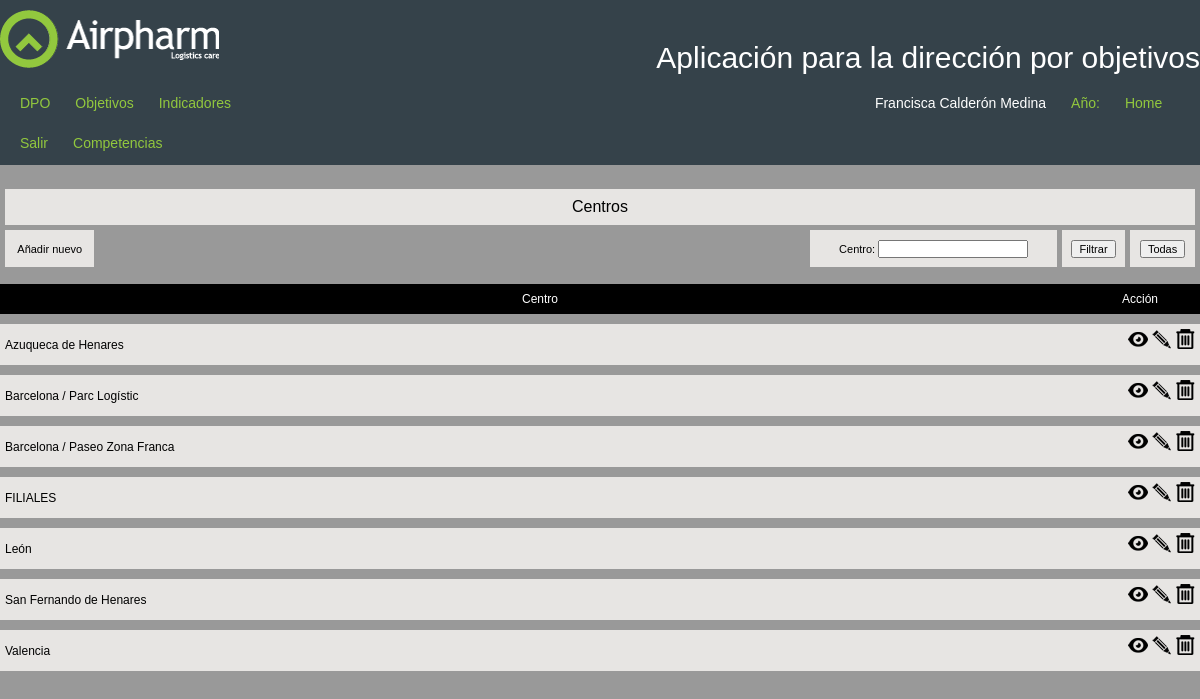
The app's page /httpdocs/administracion/centros/ (signed in) with its own data.
### tables this page shows
CREATE TABLE `centros` (
  `cen_id` int(10) UNSIGNED NOT NULL,
  `cen_nombre` varchar(255) NOT NULL
);

### httpdocs/administracion/centros/index.php (the view, shortened to what this page needs)
<?php session_start();
include("../../cabecera.php");
$query="SELECT * FROM centros";
$query.=" ORDER BY cen_nombre ASC";
?>
<link href="/css/style.css" rel="stylesheet" type="text/css">
<div id="content">
  <div class="cabecera_apartados">
    <div class="filtros">
      <form method="post" action="#">
        <table align="center" width="100%">
        <tr>
        <td colspan="5">Centros</td>
          <tr>
         <td><a href="create.php" class="texto_10">Añadir nuevo</a>
        </td>
          <td style="background-color:transparent; width:700px;">
          </td>
            <td class="texto_10"> Centro:
              <input name="cen_nombre" type="text" class="texto_10" value="<?php echo $cen_nombre;?>"/></td>
            <td><input type="submit" name="filtrar" id="filtrar" value="Filtrar" class="texto_10"/></td>
            <td><input name="reset" type="submit" id="reset" value="Todas" class="texto_10" /></td>
          </tr>
        </table>
      </form>
    </div>
  </div>
  <div class="tabla_apartados">
    <table width="100%">
      <thead>
      	<td width="90%">Centro</td>
        <td width="10%">Acción</td>
      </thead>
      <?php
	  $result=mysql_query($query) or die ("No se puede ejecutar la sentencia: ".$query);
	  while($row=mysql_fetch_array($result)){?>
   	  <tr class="filas_subtotal">
   	    <td><?php echo utf8_encode($row['cen_nombre']);?></td>
        <td class="numerica"><a href="show.php?cen_id=<?php echo $row['cen_id'];?>"><img src="/img/ver.png" width="20" height="20" alt="Ver detalles" title="Ver detalles"></a>&nbsp;<a href="edit.php?cen_id=<?php echo $row['cen_id'];?>"><img src="/img/editar.png" width="20" height="20" alt="Editar" title="Editar"></a>&nbsp;<a href="delete.php?cen_id=<?php echo $row['cen_id'];?>"><img src="/img/borrar.png" width="20" height="20" alt="Borrar" title="Borrar"></a></td>
      </tr>
 <?php }?>
 	    </table>
  </div>
</div>
</body></html>

### httpdocs/css/style.css (style rules this page uses)
html, body, div, span, applet, object, iframe, h1, h2, h3, h4, h5, h6, p, blockquote, pre, a, abbr, acronym, address, big, cite, code, del, dfn, em, img, ins, kbd, q, s, samp, small, strike, strong, sub, sup, tt, var, b, u, i, center, dl, dt, dd, ol, ul, li, fieldset, form, label, legend, table, caption, tbody, tfoot, thead, tr, th, td, article, aside, canvas, details, embed, figure, figcaption, footer, header, hgroup, menu, nav, output, ruby, section, summary, time, mark, audio, video { border: 0 none; font-family: Arial; font-size: 100%; margin: 0; padding: 0; vertical-align: baseline; }
body { line-height: 30px; background-color:#999999; }
a { color:#000; }
table { border-spacing: 0; }
header, div { overflow: auto; padding-bottom: 1px; }
p, a, h1, h2, h3, h4, h5 { font-family: Arial; }
a { text-decoration: none; }
header div, #content, footer div { clear: both; margin: 0 auto; width: 1200px; }
thead { line-height:20px; }
.numerica { text-align: right; }
#content { min-height: 150px; padding: 16px 0; }
.filas_subtotal { background-color: #E7E5E3; color: #000000; }
.filtros { width: 100%; }
.filtros table { border-collapse: separate; border-spacing: 5px 5px; text-align: center; }
.texto_10 { font-size: 11px; }
.filtros td { background-color: #E7E5E3; padding: 3px; }
.tabla_apartados thead { background-color: #000000; color: #FFFFFF; text-align: center; }
.tabla_apartados td { padding: 5px; }
.tabla_apartados table { border-collapse: separate; border-spacing: 0 10px; }
.tabla_apartados { font-size: 12px; }

### records on screen
centros: cen_nombre "Azuqueca de Henares"
centros: cen_nombre "Barcelona / Parc Logístic"
centros: cen_nombre "Barcelona / Paseo Zona Franca"
centros: cen_nombre "FILIALES"
centros: cen_nombre "León"
centros: cen_nombre "San Fernando de Henares"
centros: cen_nombre "Valencia"

### other values on screen
$_SESSION['usr_nombre'] "Francisca"
$_SESSION['usr_apellidos'] "Calderón Medina"
